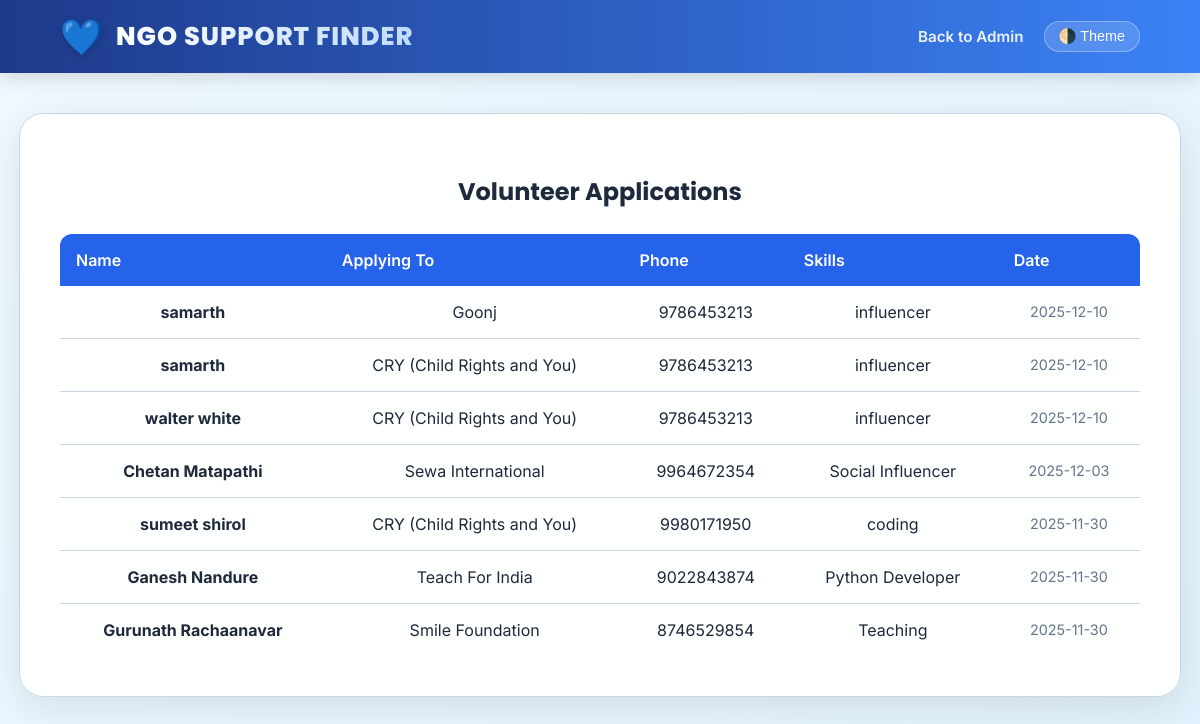
Screenshot of /manage_volunteers (signed in) with the database file from the repository.
### tables this page shows
CREATE TABLE volunteers
                 (id INTEGER PRIMARY KEY AUTOINCREMENT,
                  user_id INTEGER,
                  ngo_id INTEGER,
                  name TEXT NOT NULL,
                  skills TEXT NOT NULL,
                  phone TEXT NOT NULL,
                  date_applied TEXT NOT NULL);

CREATE TABLE ngos
                 (id INTEGER PRIMARY KEY AUTOINCREMENT,
                  name TEXT NOT NULL,
                  city TEXT NOT NULL,
                  service TEXT NOT NULL,
                  website_url TEXT NOT NULL,
                  category TEXT NOT NULL,
                  is_urgent INTEGER DEFAULT 0);

### app.py (the view)
@app.route('/manage_volunteers')
def manage_volunteers():
    if session.get('role') != 'admin':
        return redirect(url_for('index'))
    conn = get_db_connection()
    volunteers = conn.execute('''
        SELECT v.*, n.name as ngo_name
        FROM volunteers v
        JOIN ngos n ON v.ngo_id = n.id
        ORDER BY v.date_applied DESC
    ''').fetchall()
    conn.close()
    return render_template('manage_volunteers.html', volunteers=volunteers)

### app.py (called while the page is built)
def get_db_connection():
    conn = sqlite3.connect('ngos.db')
    conn.row_factory = sqlite3.Row
    return conn

### templates/manage_volunteers.html (shortened to what this page needs)
<!DOCTYPE html>
<html>
<head>
    <link rel="stylesheet" href="/static/style.css">
</head>
<body>
    <header class="modern-header">
        <div class="logo-container">
            <span class="logo-icon">💙</span>
            <span class="logo-text">NGO Support Finder</span>
        </div>
        <nav class="modern-nav">
            <a href="/admin" class="modern-nav-link">Back to Admin</a>
            <button onclick="toggleTheme()" class="theme-toggle-btn">🌗 Theme</button>
        </nav>
    </header>
    <div class="modern-bg">
        <div class="modern-card wide">
            <h2 style="margin-bottom:20px;">Volunteer Applications</h2>
            <table class="modern-table">
                <tr><th>Name</th><th>Applying To</th><th>Phone</th><th>Skills</th><th>Date</th></tr>
                {% for vol in volunteers %}
                <tr>
                    <td><strong>{{ vol['name'] }}</strong></td>
                    <td>{{ vol['ngo_name'] }}</td>
                    <td>{{ vol['phone'] }}</td>
                    <td>{{ vol['skills'] }}</td>
                    <td style="font-size:0.9em; color:var(--text-muted);">{{ vol['date_applied'] }}</td>
                </tr>
                {% endfor %}
            </table>
        </div>
    </div>
</body>
</html>

### static/style.css (style rules this page uses)
:root { --primary: #2563eb; --secondary: #0ea5e9; --accent: #f59e0b; --bg-light: linear-gradient(135deg, #f0f9ff 0%, #e0f2fe 100%); --card-bg: rgba(255, 255, 255, 0.95); --text-main: #1e293b; --text-muted: #64748b; --header-bg: linear-gradient(90deg, #1e3a8a 0%, #3b82f6 100%); --header-text: #ffffff; --border-color: #cbd5e1; }
body, html { font-family: 'Inter', sans-serif; margin: 0; padding: 0; color: var(--text-main); transition: background 0.3s, color 0.3s; }
.modern-header { background: var(--header-bg); color: var(--header-text); padding: 15px 5%; display: flex; justify-content: space-between; align-items: center; box-shadow: 0 4px 20px rgba(0,0,0,0.15); position: sticky; top: 0; z-index: 100; }
.logo-container { display: flex; align-items: center; gap: 12px; }
.logo-icon { font-size: 2.2rem; filter: drop-shadow(0 2px 4px rgba(0,0,0,0.2)); }
.logo-text { font-family: 'Poppins', sans-serif; font-weight: 800; font-size: 1.6rem; text-transform: uppercase; letter-spacing: 1px; background: linear-gradient(to right, #fff, #bfdbfe); -webkit-background-clip: text; background-clip: text; -webkit-text-fill-color: transparent; }
.modern-nav { display: flex; align-items: center; gap: 20px; }
.modern-nav-link { color: rgba(255,255,255,0.9); text-decoration: none; font-weight: 600; font-size: 0.95rem; transition: color 0.2s; }
.theme-toggle-btn { background: rgba(255,255,255,0.15); border: 1px solid rgba(255,255,255,0.3); color: #fff; padding: 6px 14px; border-radius: 20px; cursor: pointer; font-size: 0.9rem; transition: all 0.2s; }
.modern-bg { min-height: calc(100vh - 80px); background: var(--bg-light); display: flex; align-items: flex-start; justify-content: center; padding-top: 40px; padding-bottom: 40px; }
.modern-card { background: var(--card-bg); border-radius: 24px; padding: 40px; width: 90%; max-width: 450px; box-shadow: 0 10px 40px rgba(0,0,0,0.1); border: 1px solid var(--border-color); backdrop-filter: blur(10px); text-align: center; transition: background 0.3s; }
.modern-card.wide { max-width: 1100px; }
h2, h3 { color: var(--text-main); font-family: 'Poppins', sans-serif; }
.modern-table { width: 100%; border-collapse: separate; border-spacing: 0; margin-top: 25px; }
.modern-table th { background: var(--primary); color: #fff; padding: 16px; text-align: left; font-weight: 600; }
.modern-table th:first-child { border-top-left-radius: 12px; }
.modern-table th:last-child { border-top-right-radius: 12px; }
.modern-table td { padding: 16px; border-bottom: 1px solid var(--border-color); color: var(--text-main); vertical-align: middle; }
.modern-table tr:last-child td { border-bottom: none; }

### rows the page displays
volunteers: name "samarth", ngo_name "Goonj", phone "9786453213", skills "influencer", date_applied "2025-12-10"
volunteers: name "samarth", ngo_name "CRY (Child Rights and You)", phone "9786453213", skills "influencer", date_applied "2025-12-10"
volunteers: name "walter white", ngo_name "CRY (Child Rights and You)", phone "9786453213", skills "influencer", date_applied "2025-12-10"
volunteers: name "Chetan Matapathi", ngo_name "Sewa International", phone "9964672354", skills "Social Influencer", date_applied "2025-12-03"
volunteers: name "sumeet shirol", ngo_name "CRY (Child Rights and You)", phone "9980171950", skills "coding", date_applied "2025-11-30"
volunteers: name "Ganesh Nandure", ngo_name "Teach For India", phone "9022843874", skills "Python Developer", date_applied "2025-11-30"
volunteers: name "Gurunath Rachaanavar", ngo_name "Smile Foundation", phone "8746529854", skills "Teaching", date_applied "2025-11-30"
